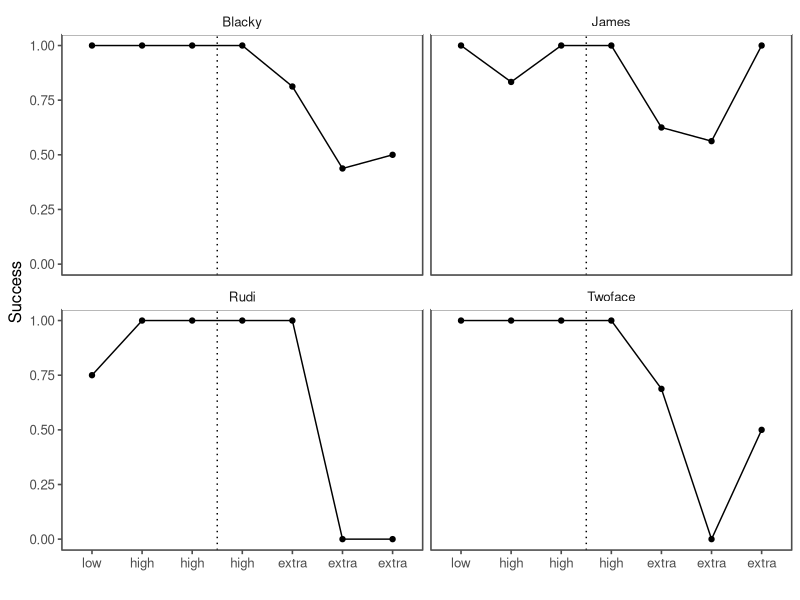
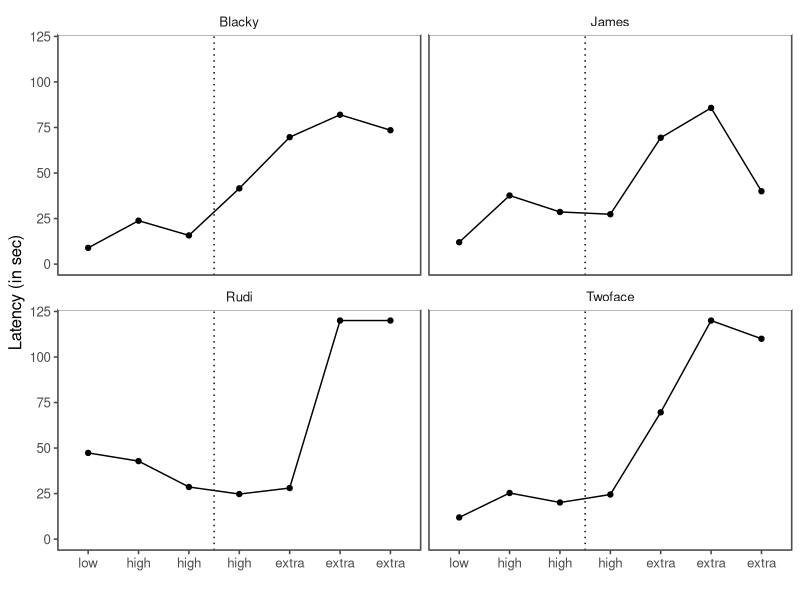
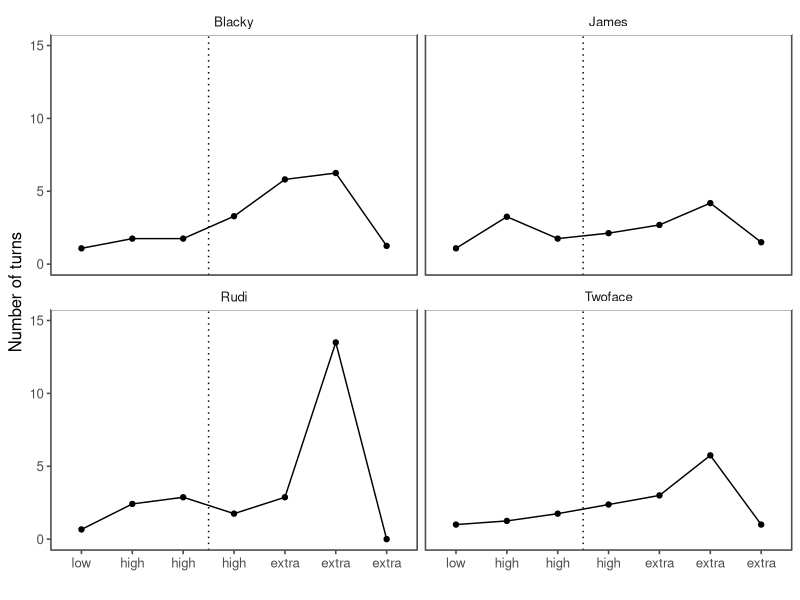
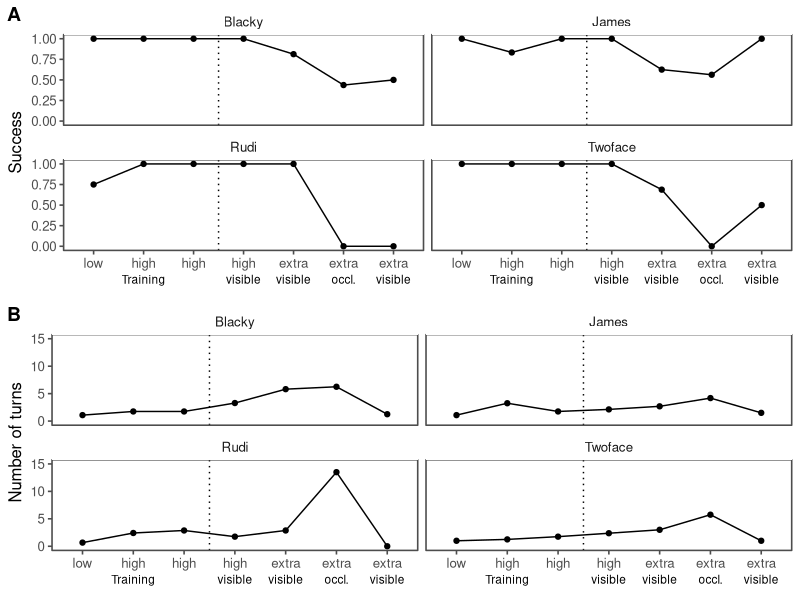
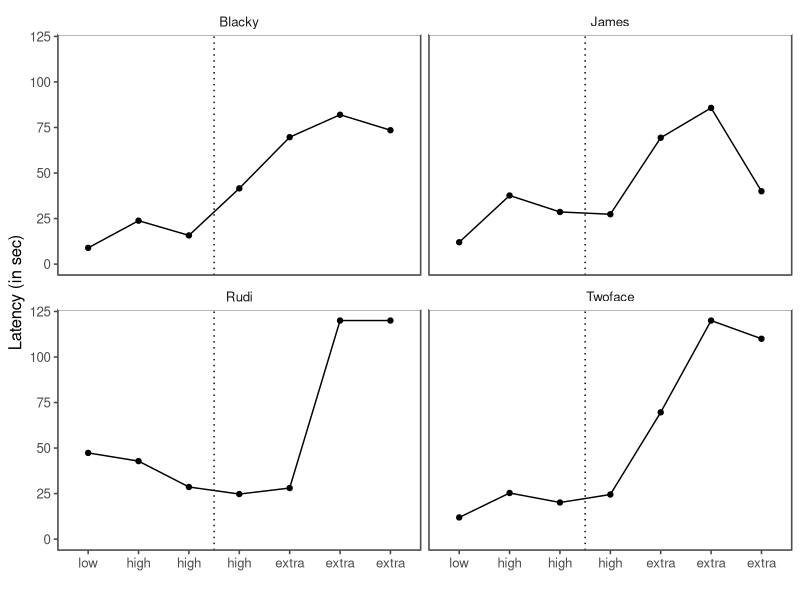
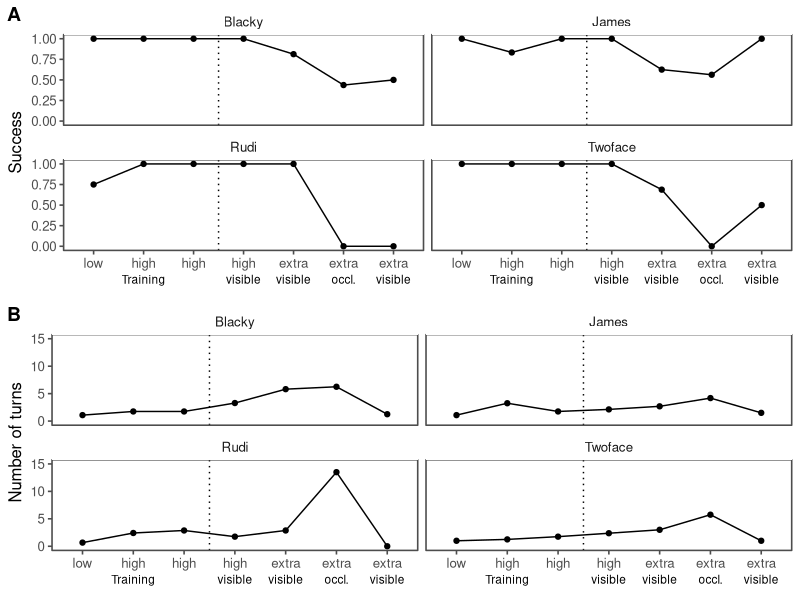

The R source for these figures, in order:
## ---- chunk 1
knitr::opts_chunk$set(echo = TRUE)
library(tidyverse)
library(ggthemes)
## ---- chunk 2
all.data <- read.table(file = "./data/WOOF_data 2016.txt", header = T, sep = "\t")

str(all.data)

agg.data<-all.data%>%
  group_by(Subject, Phase, Condition, con2, food_level)%>%
  summarise(latency=mean(Latency), success=mean(Success), turns=mean(Number_of_turns))
## ---- chunk 3
success.plot<- ggplot(data=agg.data, aes(x=as.factor(Phase), y=success))+
  geom_line(aes(x=Phase, y=success))+
  geom_point()+
  labs(
    y = "Success",
    x = "")+
  geom_vline(xintercept = 3.5, lty=3)+
  facet_wrap(~Subject)+
  theme_few()+
  scale_x_discrete(breaks=c("1","2","3","4","5","6", "7"), labels=c("low", "high", "high", "high", "extra", "extra", "extra"))+
  coord_cartesian(ylim = c(0, 1),  clip = "off")+
annotate(geom = "text", x = 2, y = -0.4, label = "Training", size = 3)+
  annotate(geom = "text", x = 4, y = -0.4, label = "visible", size = 3)+
  annotate(geom = "text", x = 5, y = -0.4, label = "visible", size = 3)+
  annotate(geom = "text", x = 6, y = -0.4, label = "occl.", size = 3)+
  annotate(geom = "text", x = 7, y = -0.4, label = "visible", size = 3)


success.plot

## ---- chunk 4
latency.plot<- ggplot(data=agg.data, aes(x=as.factor(Phase), y=latency))+
  geom_line(aes(x=Phase, y=latency))+
  geom_point()+
  labs(
    y = "Latency (in sec)",
    x = "")+
  geom_vline(xintercept = 3.5, lty=3)+
  facet_wrap(~Subject)+
  theme_few()+
  scale_x_discrete(breaks=c("1","2","3","4","5","6", "7"), labels=c("low", "high", "high", "high", "extra", "extra", "extra"))+
  coord_cartesian(ylim = c(0, 120),  clip = "off")+
annotate(geom = "text", x = 2, y = -44, label = "Training", size = 3)+
  annotate(geom = "text", x = 4, y = -44, label = "visible", size = 3)+
  annotate(geom = "text", x = 5, y = -44, label = "visible", size = 3)+
  annotate(geom = "text", x = 6, y = -44, label = "occl.", size = 3)+
  annotate(geom = "text", x = 7, y = -44, label = "visible", size = 3)


latency.plot

ggsave(latency.plot, filename = "graphics/Exp2_WOOF_plot_individual_latencies.png", height = 4, width = 7, scale=0.8)

## ---- chunk 5
turns.plot<- ggplot(data=agg.data, aes(x=as.factor(Phase), y=turns))+
  geom_line(aes(x=Phase, y=turns))+
  geom_point()+
  labs(
    y = "Number of turns",
    x = "")+
  geom_vline(xintercept = 3.5, lty=3)+
  facet_wrap(~Subject)+
  theme_few()+
  scale_x_discrete(breaks=c("1","2","3","4","5","6", "7"), labels=c("low", "high", "high", "high", "extra", "extra", "extra"))+
  coord_cartesian(ylim = c(0, 15),  clip = "off")+
annotate(geom = "text", x = 2, y = -6, label = "Training", size = 3)+
  annotate(geom = "text", x = 4, y = -6, label = "visible", size = 3)+
  annotate(geom = "text", x = 5, y = -6, label = "visible", size = 3)+
  annotate(geom = "text", x = 6, y = -6, label = "occl.", size = 3)+
  annotate(geom = "text", x = 7, y = -6, label = "visible", size = 3)


turns.plot

## ---- chunk 6
library(cowplot)

pg<-plot_grid(success.plot, turns.plot, ncol=1, labels = c("A", "B"))
pg

ggsave(pg, filename = "graphics/Exp2_WOOF_plot_individual.png", height = 7, width = 7, scale=0.8)
